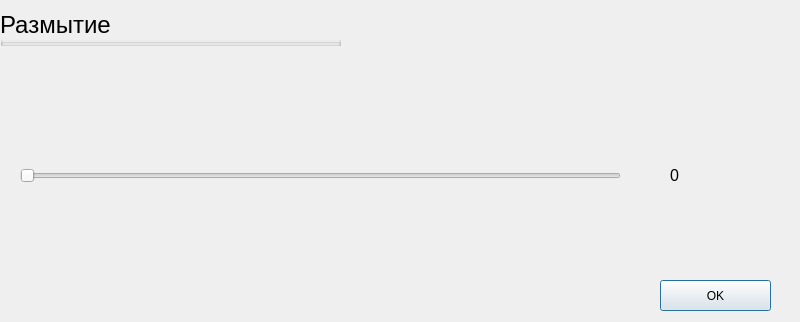
<?xml version="1.0" encoding="UTF-8"?>
<ui version="4.0">
 <class>Dialog</class>
 <widget class="QDialog" name="Dialog">
  <property name="geometry">
   <rect>
    <x>0</x>
    <y>0</y>
    <width>800</width>
    <height>322</height>
   </rect>
  </property>
  <property name="minimumSize">
   <size>
    <width>800</width>
    <height>322</height>
   </size>
  </property>
  <property name="maximumSize">
   <size>
    <width>800</width>
    <height>322</height>
   </size>
  </property>
  <property name="windowTitle">
   <string>Blur</string>
  </property>
  <widget class="QGroupBox" name="groupBox">
   <property name="geometry">
    <rect>
     <x>0</x>
     <y>10</y>
     <width>341</width>
     <height>36</height>
    </rect>
   </property>
   <property name="font">
    <font>
     <pointsize>18</pointsize>
     <weight>50</weight>
     <bold>false</bold>
    </font>
   </property>
   <property name="title">
    <string>Размытие</string>
   </property>
  </widget>
  <widget class="QSlider" name="Blurlslider">
   <property name="geometry">
    <rect>
     <x>20</x>
     <y>160</y>
     <width>601</width>
     <height>31</height>
    </rect>
   </property>
   <property name="minimum">
    <number>0</number>
   </property>
   <property name="maximum">
    <number>100</number>
   </property>
   <property name="pageStep">
    <number>0</number>
   </property>
   <property name="orientation">
    <enum>Qt::Horizontal</enum>
   </property>
  </widget>
  <widget class="QPushButton" name="blurok">
   <property name="geometry">
    <rect>
     <x>660</x>
     <y>280</y>
     <width>111</width>
     <height>31</height>
    </rect>
   </property>
   <property name="text">
    <string>OK</string>
   </property>
  </widget>
  <widget class="QLabel" name="Blurvalue">
   <property name="geometry">
    <rect>
     <x>670</x>
     <y>160</y>
     <width>101</width>
     <height>31</height>
    </rect>
   </property>
   <property name="font">
    <font>
     <pointsize>12</pointsize>
    </font>
   </property>
   <property name="text">
    <string>0</string>
   </property>
  </widget>
 </widget>
 <resources/>
 <connections>
  <connection>
   <sender>Blurlslider</sender>
   <signal>valueChanged(int)</signal>
   <receiver>Blurvalue</receiver>
   <slot>setNum(int)</slot>
   <hints>
    <hint type="sourcelabel">
     <x>556</x>
     <y>171</y>
    </hint>
    <hint type="destinationlabel">
     <x>688</x>
     <y>189</y>
    </hint>
   </hints>
  </connection>
 </connections>
</ui>
